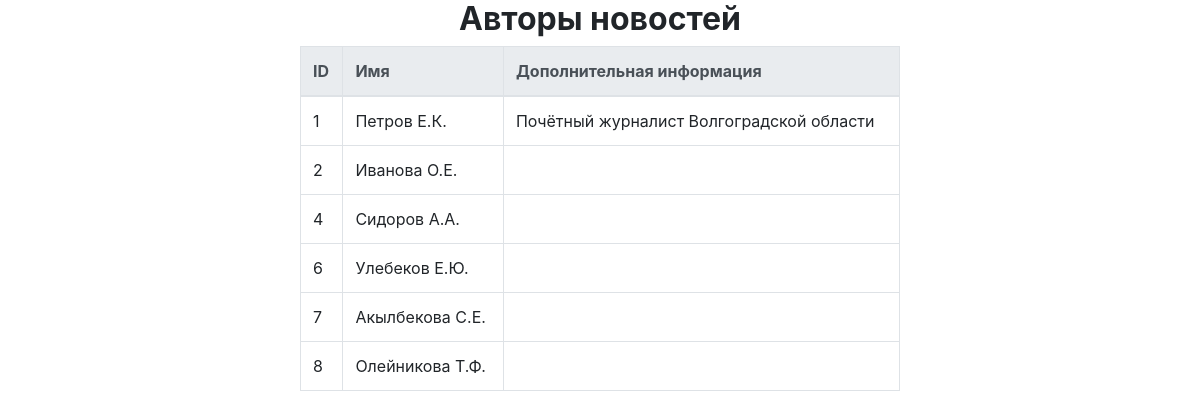
Screenshot of /authors.php (signed in) with the database file from the repository.
### tables this page shows
CREATE TABLE `authors` (
  `author_id` int(11) NOT NULL,
  `name` varchar(50) NOT NULL,
  `info` varchar(100) DEFAULT NULL,
  `town_id` int(12) DEFAULT NULL
);

### authors.php (the view, shortened to what this page needs)
<?php require_once ('database/connect.php'); ?>
<!doctype html>
<html lang="ru">
  <head>
    <link rel="stylesheet" href="https://stackpath.bootstrapcdn.com/bootstrap/4.5.0/css/bootstrap.min.css">
  </head>
  <body>
    <main role="main">
      <div style="text-align: center">
        <h2><b style="font-size:larg;">Авторы новостей</b></h2>
      </div>
      <div align="center">
        <table class="table table-bordered w-50">
          <thead class="thead-light">
            <tr>
              <th scope="col">ID</th>
              <th scope="col">Имя</th>
              <th scope="col">Дополнительная информация</th>
            </tr>
          </thead>
            <tbody>
            <?php
              $res = mysqli_query($connect, "SELECT * FROM `authors`");
              while ($row = mysqli_fetch_assoc($res)){
                echo '<tr>
                       <td>' . $row['author_id'] . '</td>
                       <td>' . $row['name'] . '</td>
                       <td>' . $row['info'] . '</td>
                      </tr>';
              }
            ?>
            </tbody>
        </table>
      </div>
    </main>
  </body>
</html>

### rows the page displays
authors: author_id "1", name "Петров Е.К.", info "Почётный журналист Волгоградской области"
authors: author_id "2", name "Иванова О.Е."
authors: author_id "4", name "Сидоров А.А."
authors: author_id "6", name "Улебеков Е.Ю."
authors: author_id "7", name "Акылбекова С.Е."
authors: author_id "8", name "Олейникова Т.Ф."
